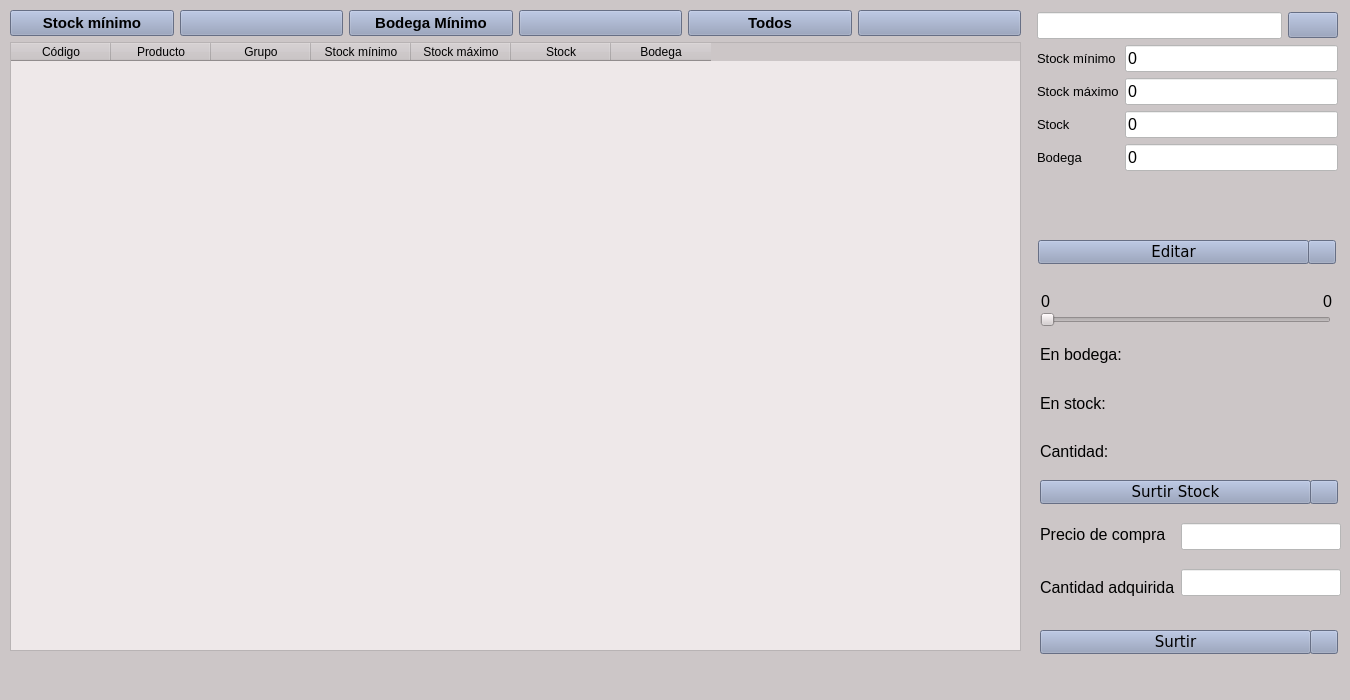
<?xml version="1.0" encoding="UTF-8"?>
<ui version="4.0">
 <class>windowInventario</class>
 <widget class="QWidget" name="windowInventario">
  <property name="geometry">
   <rect>
    <x>0</x>
    <y>0</y>
    <width>1350</width>
    <height>700</height>
   </rect>
  </property>
  <property name="font">
   <font>
    <family>Verdana</family>
    <pointsize>11</pointsize>
   </font>
  </property>
  <property name="windowTitle">
   <string>Inventario</string>
  </property>
  <property name="windowIcon">
   <iconset>
    <normaloff>icons/Foto de Jebus.jpg</normaloff>icons/Foto de Jebus.jpg</iconset>
  </property>
  <property name="styleSheet">
   <string notr="true">QWidget{
	background-color:rgb(204, 198, 199)
}
QTableWidget{
	background-color: rgb(238, 232, 233)
}
QLineEdit{
	background-color: white
}
QPushButton{
	background-color:rgb(144, 156, 186)
}</string>
  </property>
  <widget class="QWidget" name="layoutWidget">
   <property name="geometry">
    <rect>
     <x>1037</x>
     <y>12</y>
     <width>301</width>
     <height>201</height>
    </rect>
   </property>
   <layout class="QVBoxLayout" name="verticalLayout_3">
    <item>
     <layout class="QHBoxLayout" name="horizontalLayout">
      <item>
       <widget class="QLineEdit" name="busqueda">
        <property name="font">
         <font>
          <pointsize>12</pointsize>
         </font>
        </property>
        <property name="text">
         <string/>
        </property>
       </widget>
      </item>
      <item>
       <widget class="QPushButton" name="botonbuscar">
        <property name="text">
         <string/>
        </property>
        <property name="icon">
         <iconset>
          <normaloff>icons/searchmagnifierinterfacesymbol1_79893.png</normaloff>icons/searchmagnifierinterfacesymbol1_79893.png</iconset>
        </property>
       </widget>
      </item>
     </layout>
    </item>
    <item>
     <layout class="QFormLayout" name="formLayout">
      <item row="0" column="0">
       <widget class="QLabel" name="label">
        <property name="font">
         <font>
          <pointsize>10</pointsize>
         </font>
        </property>
        <property name="text">
         <string>Stock mínimo</string>
        </property>
       </widget>
      </item>
      <item row="0" column="1">
       <widget class="QLineEdit" name="stockminimo">
        <property name="font">
         <font>
          <pointsize>12</pointsize>
         </font>
        </property>
        <property name="text">
         <string>0</string>
        </property>
       </widget>
      </item>
      <item row="1" column="0">
       <widget class="QLabel" name="label_2">
        <property name="font">
         <font>
          <pointsize>10</pointsize>
         </font>
        </property>
        <property name="text">
         <string>Stock máximo</string>
        </property>
       </widget>
      </item>
      <item row="1" column="1">
       <widget class="QLineEdit" name="stockmaximo">
        <property name="font">
         <font>
          <pointsize>12</pointsize>
         </font>
        </property>
        <property name="text">
         <string>0</string>
        </property>
       </widget>
      </item>
      <item row="2" column="0">
       <widget class="QLabel" name="label_3">
        <property name="font">
         <font>
          <pointsize>10</pointsize>
         </font>
        </property>
        <property name="text">
         <string>Stock</string>
        </property>
       </widget>
      </item>
      <item row="2" column="1">
       <widget class="QLineEdit" name="stock">
        <property name="font">
         <font>
          <pointsize>12</pointsize>
         </font>
        </property>
        <property name="text">
         <string>0</string>
        </property>
       </widget>
      </item>
      <item row="3" column="0">
       <widget class="QLabel" name="label_4">
        <property name="font">
         <font>
          <pointsize>10</pointsize>
         </font>
        </property>
        <property name="text">
         <string>Bodega</string>
        </property>
       </widget>
      </item>
      <item row="3" column="1">
       <widget class="QLineEdit" name="bodega">
        <property name="font">
         <font>
          <pointsize>12</pointsize>
         </font>
        </property>
        <property name="text">
         <string>0</string>
        </property>
       </widget>
      </item>
     </layout>
    </item>
   </layout>
  </widget>
  <widget class="QPushButton" name="botonsurtirstock">
   <property name="geometry">
    <rect>
     <x>1040</x>
     <y>480</y>
     <width>271</width>
     <height>24</height>
    </rect>
   </property>
   <property name="text">
    <string>Surtir Stock</string>
   </property>
  </widget>
  <widget class="QPushButton" name="ayudasurtirstock">
   <property name="geometry">
    <rect>
     <x>1310</x>
     <y>480</y>
     <width>28</width>
     <height>24</height>
    </rect>
   </property>
   <property name="text">
    <string/>
   </property>
   <property name="icon">
    <iconset>
     <normaloff>icons/help_question_1566.png</normaloff>icons/help_question_1566.png</iconset>
   </property>
  </widget>
  <widget class="QPushButton" name="ayudasurtir">
   <property name="geometry">
    <rect>
     <x>1310</x>
     <y>630</y>
     <width>28</width>
     <height>24</height>
    </rect>
   </property>
   <property name="text">
    <string/>
   </property>
   <property name="icon">
    <iconset>
     <normaloff>icons/help_question_1566.png</normaloff>icons/help_question_1566.png</iconset>
   </property>
  </widget>
  <widget class="QPushButton" name="botonsurtir">
   <property name="geometry">
    <rect>
     <x>1040</x>
     <y>630</y>
     <width>271</width>
     <height>24</height>
    </rect>
   </property>
   <property name="text">
    <string>Surtir</string>
   </property>
  </widget>
  <widget class="QPushButton" name="botoneditar">
   <property name="geometry">
    <rect>
     <x>1038</x>
     <y>240</y>
     <width>271</width>
     <height>24</height>
    </rect>
   </property>
   <property name="text">
    <string>Editar</string>
   </property>
   <property name="icon">
    <iconset>
     <normaloff>icons/pencil-striped-symbol-for-interface-edit-buttons_icon-icons.com_56782.png</normaloff>icons/pencil-striped-symbol-for-interface-edit-buttons_icon-icons.com_56782.png</iconset>
   </property>
  </widget>
  <widget class="QPushButton" name="ayudaeditar">
   <property name="geometry">
    <rect>
     <x>1308</x>
     <y>240</y>
     <width>28</width>
     <height>24</height>
    </rect>
   </property>
   <property name="text">
    <string/>
   </property>
   <property name="icon">
    <iconset>
     <normaloff>icons/help_question_1566.png</normaloff>icons/help_question_1566.png</iconset>
   </property>
  </widget>
  <widget class="QWidget" name="layoutWidget">
   <property name="geometry">
    <rect>
     <x>1040</x>
     <y>510</y>
     <width>301</width>
     <height>101</height>
    </rect>
   </property>
   <layout class="QHBoxLayout" name="horizontalLayout_3">
    <item>
     <layout class="QVBoxLayout" name="verticalLayout_4">
      <item>
       <widget class="QLabel" name="label_7">
        <property name="font">
         <font>
          <pointsize>12</pointsize>
         </font>
        </property>
        <property name="text">
         <string>Precio de compra</string>
        </property>
       </widget>
      </item>
      <item>
       <widget class="QLabel" name="label_8">
        <property name="font">
         <font>
          <pointsize>12</pointsize>
         </font>
        </property>
        <property name="text">
         <string>Cantidad adquirida</string>
        </property>
       </widget>
      </item>
     </layout>
    </item>
    <item>
     <layout class="QVBoxLayout" name="verticalLayout_2">
      <item>
       <widget class="QLineEdit" name="preciocompra">
        <property name="font">
         <font>
          <pointsize>12</pointsize>
         </font>
        </property>
       </widget>
      </item>
      <item>
       <widget class="QLineEdit" name="cantidadadquirida">
        <property name="font">
         <font>
          <pointsize>12</pointsize>
         </font>
        </property>
       </widget>
      </item>
     </layout>
    </item>
   </layout>
  </widget>
  <widget class="QWidget" name="">
   <property name="geometry">
    <rect>
     <x>10</x>
     <y>10</y>
     <width>1011</width>
     <height>641</height>
    </rect>
   </property>
   <layout class="QVBoxLayout" name="verticalLayout_5">
    <item>
     <layout class="QHBoxLayout" name="horizontalLayout_2">
      <item>
       <widget class="QPushButton" name="botstockmin">
        <property name="font">
         <font>
          <pointsize>11</pointsize>
          <weight>75</weight>
          <bold>true</bold>
         </font>
        </property>
        <property name="text">
         <string>Stock mínimo</string>
        </property>
       </widget>
      </item>
      <item>
       <widget class="QPushButton" name="ayudastockminimo">
        <property name="font">
         <font>
          <pointsize>11</pointsize>
         </font>
        </property>
        <property name="text">
         <string/>
        </property>
        <property name="icon">
         <iconset>
          <normaloff>icons/help_question_1566.png</normaloff>icons/help_question_1566.png</iconset>
        </property>
       </widget>
      </item>
      <item>
       <widget class="QPushButton" name="botbodega">
        <property name="font">
         <font>
          <pointsize>11</pointsize>
          <weight>75</weight>
          <bold>true</bold>
         </font>
        </property>
        <property name="text">
         <string>Bodega Mínimo</string>
        </property>
       </widget>
      </item>
      <item>
       <widget class="QPushButton" name="ayudabodega">
        <property name="font">
         <font>
          <pointsize>11</pointsize>
         </font>
        </property>
        <property name="text">
         <string/>
        </property>
        <property name="icon">
         <iconset>
          <normaloff>icons/help_question_1566.png</normaloff>icons/help_question_1566.png</iconset>
        </property>
       </widget>
      </item>
      <item>
       <widget class="QPushButton" name="botontodos">
        <property name="font">
         <font>
          <pointsize>11</pointsize>
          <weight>75</weight>
          <bold>true</bold>
         </font>
        </property>
        <property name="text">
         <string>Todos</string>
        </property>
       </widget>
      </item>
      <item>
       <widget class="QPushButton" name="ayudatodos">
        <property name="font">
         <font>
          <pointsize>11</pointsize>
         </font>
        </property>
        <property name="text">
         <string/>
        </property>
        <property name="icon">
         <iconset>
          <normaloff>icons/help_question_1566.png</normaloff>icons/help_question_1566.png</iconset>
        </property>
       </widget>
      </item>
     </layout>
    </item>
    <item>
     <widget class="QTableWidget" name="tablaproductos">
      <property name="font">
       <font>
        <pointsize>11</pointsize>
       </font>
      </property>
      <property name="editTriggers">
       <set>QAbstractItemView::NoEditTriggers</set>
      </property>
      <column>
       <property name="text">
        <string>Código</string>
       </property>
      </column>
      <column>
       <property name="text">
        <string>Producto</string>
       </property>
      </column>
      <column>
       <property name="text">
        <string>Grupo</string>
       </property>
      </column>
      <column>
       <property name="text">
        <string>Stock mínimo</string>
       </property>
      </column>
      <column>
       <property name="text">
        <string>Stock máximo</string>
       </property>
      </column>
      <column>
       <property name="text">
        <string>Stock</string>
       </property>
      </column>
      <column>
       <property name="text">
        <string>Bodega</string>
       </property>
      </column>
     </widget>
    </item>
   </layout>
  </widget>
  <widget class="QWidget" name="">
   <property name="geometry">
    <rect>
     <x>1041</x>
     <y>291</y>
     <width>291</width>
     <height>21</height>
    </rect>
   </property>
   <layout class="QHBoxLayout" name="horizontalLayout_4">
    <item>
     <widget class="QLabel" name="labelminimun">
      <property name="sizePolicy">
       <sizepolicy hsizetype="MinimumExpanding" vsizetype="Preferred">
        <horstretch>0</horstretch>
        <verstretch>0</verstretch>
       </sizepolicy>
      </property>
      <property name="font">
       <font>
        <pointsize>12</pointsize>
       </font>
      </property>
      <property name="text">
       <string>0</string>
      </property>
     </widget>
    </item>
    <item>
     <widget class="QLabel" name="labelmaximun">
      <property name="sizePolicy">
       <sizepolicy hsizetype="Preferred" vsizetype="Preferred">
        <horstretch>0</horstretch>
        <verstretch>0</verstretch>
       </sizepolicy>
      </property>
      <property name="font">
       <font>
        <pointsize>12</pointsize>
       </font>
      </property>
      <property name="text">
       <string>0</string>
      </property>
     </widget>
    </item>
   </layout>
  </widget>
  <widget class="QWidget" name="">
   <property name="geometry">
    <rect>
     <x>1040</x>
     <y>312</y>
     <width>291</width>
     <height>161</height>
    </rect>
   </property>
   <layout class="QVBoxLayout" name="verticalLayout">
    <item>
     <widget class="QSlider" name="horizontalSlider">
      <property name="font">
       <font>
        <pointsize>12</pointsize>
       </font>
      </property>
      <property name="sliderPosition">
       <number>0</number>
      </property>
      <property name="orientation">
       <enum>Qt::Horizontal</enum>
      </property>
     </widget>
    </item>
    <item>
     <widget class="QLabel" name="labelbodega">
      <property name="font">
       <font>
        <pointsize>12</pointsize>
       </font>
      </property>
      <property name="text">
       <string>En bodega:</string>
      </property>
     </widget>
    </item>
    <item>
     <widget class="QLabel" name="labelstock">
      <property name="font">
       <font>
        <pointsize>12</pointsize>
        <weight>50</weight>
        <bold>false</bold>
       </font>
      </property>
      <property name="text">
       <string>En stock:</string>
      </property>
     </widget>
    </item>
    <item>
     <widget class="QLabel" name="labelcantidad">
      <property name="font">
       <font>
        <pointsize>12</pointsize>
       </font>
      </property>
      <property name="text">
       <string>Cantidad:</string>
      </property>
     </widget>
    </item>
   </layout>
  </widget>
 </widget>
 <tabstops>
  <tabstop>busqueda</tabstop>
  <tabstop>botonbuscar</tabstop>
  <tabstop>stockminimo</tabstop>
  <tabstop>stockmaximo</tabstop>
  <tabstop>stock</tabstop>
  <tabstop>bodega</tabstop>
  <tabstop>tablaproductos</tabstop>
  <tabstop>botoneditar</tabstop>
  <tabstop>ayudaeditar</tabstop>
 </tabstops>
 <resources/>
 <connections/>
</ui>
